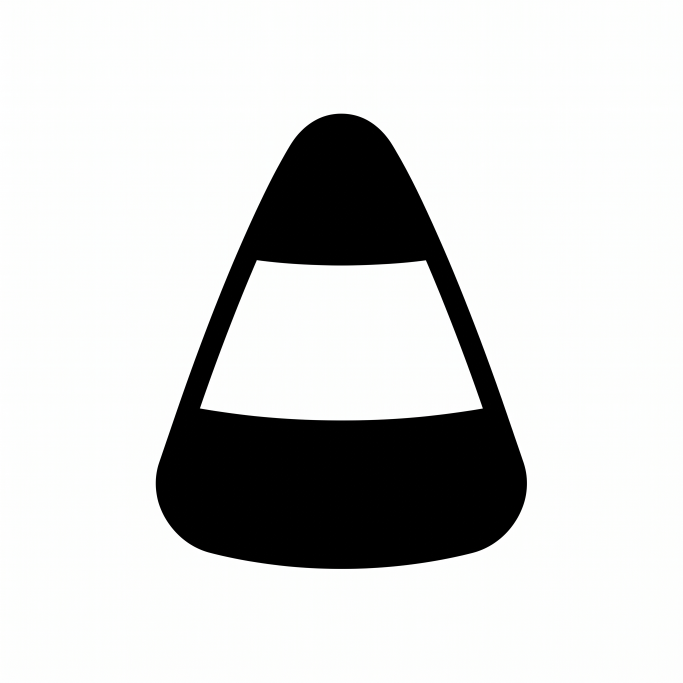
#> input picture artifacts/Black_and_white_candy_corn_2K_20260917235811.jpeg, 2048 x 2048 px (shown at 1/3 size)
$ python -i vectorize.py   (imports and definitions only)
#> lines starting #> are read from the running program, lines starting #| are printed output that depends on the picture; after the words box and inside, x2 and y2 are one past the last pixel; in counts of white or black regions, pixels touching at a corner belong together
"""Trace raster line art into the SVG subset the asset validator accepts.

The book package contract is SVG-only (PRD 17.9) and the subset is narrow (18.5):
filled paths, no strokes, at most 12 subpaths, and no feature or gap thinner than
7 units of a 100-unit viewBox. Supplied artwork is none of those things -- it
arrives as 2048px JPEGs of outlined icons -- so this converts, and the conversion
has to be opinionated rather than faithful.

Two modes, because two print sizes:

``solid``
    For anything that lands inside a maze cell: collectibles, dead-end markers,
    the start and finish. A finale collectible prints at about 5.5 mm, where an
    outlined icon's 4-unit stroke is 0.22 mm and the outline closes up into a
    grey smudge. So the silhouette is filled and only the interior holes wide
    enough to survive the press are kept -- a jack-o'-lantern keeps its face, a
    ghost keeps its eyes, and the hairline between two outline strokes goes away
    because at that size it was never going to print.

``outline``
    For story-page decoration, which prints at 0.6 in and upward. There the
    original line work survives, so it is kept as drawn.

The 12-subpath budget is spent on the largest contours by area; what falls off
the end is speckle and JPEG ringing, which is what the despeckle pass is for.
"""

from __future__ import annotations

import argparse
import math
import sys
from dataclasses import dataclass
from functools import lru_cache
from pathlib import Path

import numpy as np
from PIL import Image

MODE_SOLID = "solid"
MODE_OUTLINE = "outline"


# --------------------------------------------------------------------------- #
# Raster preparation
# --------------------------------------------------------------------------- #


def otsu_threshold(gray: np.ndarray) -> int:
    """Otsu's between-class variance threshold.

    Chosen over a fixed 128 because the supplied art is JPEG: compression puts a
    halo around every black stroke, and where the true threshold sits depends on
    how much white the particular image has.
    """
    histogram = np.bincount(gray.ravel(), minlength=256).astype(np.float64)
    total = histogram.sum()
    weight_bg = np.cumsum(histogram)
    weight_fg = total - weight_bg
    mean_bg = np.cumsum(histogram * np.arange(256)) / np.maximum(weight_bg, 1)
    grand = (histogram * np.arange(256)).sum()
    mean_fg = (grand - np.cumsum(histogram * np.arange(256))) / np.maximum(weight_fg, 1)
    between = weight_bg * weight_fg * (mean_bg - mean_fg) ** 2
    return int(np.argmax(between[:-1]))


def load_mask(path: Path, *, max_side: int = 520, threshold: int | None = None) -> np.ndarray:
    """Load an image as a boolean ink mask, ink True.

    Downsampled first: tracing follows pixel boundaries, so a 2048px source
    yields a contour with tens of thousands of vertices that simplification then
    has to throw away. Resampling with a box filter also averages out JPEG
    ringing before the threshold ever sees it.
    """
    image = Image.open(path).convert("L")
    scale = max_side / max(image.size)
    if scale < 1.0:
        image = image.resize(
            (max(1, round(image.width * scale)), max(1, round(image.height * scale))),
            Image.LANCZOS,
        )
    gray = np.asarray(image, dtype=np.uint8)
    cut = otsu_threshold(gray) if threshold is None else threshold
    return gray <= cut


def _labels(mask: np.ndarray) -> tuple[np.ndarray, int]:
    """4-connected component labels of the True cells. 0 means unlabelled."""
    height, width = mask.shape
    labels = np.zeros((height, width), dtype=np.int32)
    current = 0
    stack: list[tuple[int, int]] = []
    for start_y in range(height):
        for start_x in range(width):
            if not mask[start_y, start_x] or labels[start_y, start_x]:
                continue
            current += 1
            labels[start_y, start_x] = current
            stack.append((start_y, start_x))
            while stack:
                y, x = stack.pop()
                for ny, nx in ((y - 1, x), (y + 1, x), (y, x - 1), (y, x + 1)):
                    if 0 <= ny < height and 0 <= nx < width:
                        if mask[ny, nx] and not labels[ny, nx]:
                            labels[ny, nx] = current
                            stack.append((ny, nx))
    return labels, current


def despeckle(mask: np.ndarray, *, min_fraction: float = 0.002) -> np.ndarray:
    """Drop ink islands too small to be art.

    JPEG ringing around a black stroke survives thresholding as a scatter of
    one- and two-pixel specks. Left in, they eat the subpath budget that the
    actual drawing needs.
    """
    labels, count = _labels(mask)
    if count == 0:
        return mask
    sizes = np.bincount(labels.ravel())
    floor = max(4, int(mask.size * min_fraction))
    keep = {index for index in range(1, count + 1) if sizes[index] >= floor}
    return np.isin(labels, list(keep)) if keep else mask


def _shift(mask: np.ndarray, dy: int, dx: int, *, fill: bool) -> np.ndarray:
    """Translate ``mask`` by (dy, dx), with ``fill`` arriving from outside.

    ``np.roll`` would wrap the bottom row onto the top one, which welds an icon's
    feet to its hat. The padded shift is what makes the morphology below honest
    about the image border.
    """
    if dy == 0 and dx == 0:
        return mask
    out = np.full(mask.shape, fill, dtype=bool)
    height, width = mask.shape
    src_y = slice(max(0, -dy), height - max(0, dy))
    dst_y = slice(max(0, dy), height - max(0, -dy))
    src_x = slice(max(0, -dx), width - max(0, dx))
    dst_x = slice(max(0, dx), width - max(0, -dx))
    if src_y.start < src_y.stop and src_x.start < src_x.stop:
        out[dst_y, dst_x] = mask[src_y, src_x]
    return out


@lru_cache(maxsize=None)
def _disc_offsets(radius: int) -> tuple[tuple[int, int], ...]:
    """Every offset inside a disc of ``radius``, as the structuring element."""
    return tuple(
        (dy, dx)
        for dy in range(-radius, radius + 1)
        for dx in range(-radius, radius + 1)
        if dy * dy + dx * dx <= radius * radius
    )


def dilate(mask: np.ndarray, radius: int) -> np.ndarray:
    """Grow ink by a disc of ``radius``."""
    if radius <= 0:
        return mask
    out = np.zeros_like(mask)
    for dy, dx in _disc_offsets(radius):
        out |= _shift(mask, dy, dx, fill=False)
    return out


def erode(mask: np.ndarray, radius: int, *, border: bool = False) -> np.ndarray:
    """Shrink ink by a disc of ``radius``.

    ``border`` says what lies outside the image. ``False`` treats the frame as
    background, so ink running off the edge is eaten there -- right for ink.
    ``True`` treats it as more of the same, which is what the *background* needs
    when we measure how narrow a channel is: the page does not end at the
    crop.
    """
    if radius <= 0:
        return mask
    out = mask.copy()
    for dy, dx in _disc_offsets(radius):
        out &= _shift(mask, dy, dx, fill=border)
    return out


def opening(mask: np.ndarray, radius: int, *, border: bool = False) -> np.ndarray:
    """Erode then dilate: everything a disc of ``radius`` can actually reach.

    What the opening drops is exactly what is thinner than ``2 * radius`` -- the
    same question the asset validator asks, asked here where it can still be
    fixed.
    """
    if radius <= 0:
        return mask
    return dilate(erode(mask, radius, border=border), radius)


# [28 lines left out: functions thin_regions, inner_radius, not called in this run]


def harden(mask: np.ndarray, *, min_width_px: float, max_steps: int = 10) -> np.ndarray:
    """Widen every part of ``mask`` that is thinner than ``min_width_px``.

    One dilation sized from the widest part of the drawing fixes nothing: a
    spider with a fat body and hairline legs measures as thick and is left alone.
    So the thin set is re-measured each round and grown by a single pixel, which
    also keeps the fix local -- the body stays the size it was drawn.
    """
    radius = max(1, int(round(min_width_px / 2.0)))
    out = mask
    for _ in range(max_steps):
        thin = out & ~opening(out, radius)
        if not thin.any():
            break
        out = out | dilate(thin, 1)
    return out


def close_thin_gaps(mask: np.ndarray, *, min_width_px: float) -> np.ndarray:
    """Weld shut any background channel narrower than ``min_width_px``.

    A gap too narrow to print is not a gap, it is two strokes that will merge on
    paper. Closing it in the file means the file shows what the page will.
    Measured with ``border=True`` so the crop edge is not mistaken for a wall.
    """
    radius = max(1, int(round(min_width_px / 2.0)))
    background = ~mask
    return mask | (background & ~opening(background, radius, border=True))


def fill_thin_holes(mask: np.ndarray, *, min_width_px: float) -> np.ndarray:
    """Keep only the holes wide enough to survive the press.

    One opening decides it for every hole at once: a hole keeps the pixels a
    disc of the minimum width can reach, so a hole with none of them left is a
    hole that would have closed up in ink anyway.
    """
    radius = max(1, int(round(min_width_px / 2.0)))
    background = ~mask
    labels, count = _labels(background)
    if count == 0:
        return mask

    border = set(labels[0, :]) | set(labels[-1, :]) | set(labels[:, 0]) | set(labels[:, -1])
    border.discard(0)

    survivors = opening(background, radius, border=True)
    kept = set(np.unique(labels[survivors])) - {0}

    doomed = [index for index in range(1, count + 1) if index not in border and index not in kept]
    if not doomed:
        return mask
    return mask | np.isin(labels, doomed)


def _fill_interior_background(mask: np.ndarray) -> np.ndarray:
    """Fill every background region that does not reach the image border."""
    labels, count = _labels(~mask)
    if count == 0:
        return mask
    border = set(labels[0, :]) | set(labels[-1, :]) | set(labels[:, 0]) | set(labels[:, -1])
    border.discard(0)
    outside = np.isin(labels, list(border)) if border else np.zeros_like(mask)
    return ~outside


def solidify(mask: np.ndarray, *, min_width_px: float, keep_knockouts: bool = True) -> np.ndarray:
    """Turn line art into a filled silhouette that keeps what it was drawing.

    Printed at 5.5 mm a drawn contour is 0.22 mm and closes up, so the
    silhouette has to carry the icon. The trap is that filling it swallows the
    drawing: a ghost becomes a blob, a gravestone loses its cross, a web becomes
    a triangle. What the eye reads at that size is the *knockout* -- the white
    inside the black -- so the shape is rebuilt from both directions:

    * the body is filled solid, which is what survives the press;
    * every white region enclosed by it is kept as a hole, widened first if it
      is too narrow to stay open;
    * black shapes floating inside the body (how outlined art draws a face) are
      cut out as holes too, which is the same thing one step removed.

    A hole that is still too narrow after widening is filled, because a hole the
    press closes is not a hole -- but that is now the exception rather than what
    happens to every detail in the file.

    ``keep_knockouts=False`` fills the body flat instead. Whether an icon reads
    better hollow or solid at 5.5 mm is a judgement about that one drawing --
    candy corn wants the solid cone, a ghost wants its outline -- so it is
    recorded per asset in the manifest rather than guessed from a threshold
    here.
    """
    labels, count = _labels(mask)
    if count == 0:
        return mask
    sizes = np.bincount(labels.ravel())
    sizes[0] = 0
    body = labels == int(np.argmax(sizes))

    silhouette = _fill_interior_background(body)
    holes = np.zeros_like(mask)

    # White regions enclosed by the body: the eyes, the cross, the web's cells.
    knockouts = silhouette & ~mask
    if keep_knockouts and knockouts.any():
        holes |= harden(knockouts, min_width_px=min_width_px)

    # Black islands floating inside the body, which outlined art uses for the
    # same job. They read as holes once the body around them is filled.
    details = mask & ~body & silhouette
    if details.any():
        holes |= harden(details, min_width_px=min_width_px)

    # A hole may only eat the inside. Widening one near the rim would otherwise
    # bite a notch out of the silhouette and the icon would lose its outline.
    holes &= erode(silhouette, max(1, int(round(min_width_px / 2.0))))

    return fill_thin_holes(silhouette & ~holes, min_width_px=min_width_px)


# --------------------------------------------------------------------------- #
# Contour tracing
# --------------------------------------------------------------------------- #


def trace_contours(mask: np.ndarray) -> list[list[tuple[float, float]]]:
    """Every closed boundary loop between ink and background.

    Walks the unit edges of the pixel lattice rather than the pixel centres, so
    a contour is exact: it is the actual outline of the filled region, not a
    polyline threaded through it. Orientation is consistent, and nesting is left
    for ``fill-rule="evenodd"`` to resolve -- which is why no outer/hole
    bookkeeping appears anywhere in this file.
    """
    padded = np.pad(mask, 1, constant_values=False)
    height, width = padded.shape

    edges: dict[tuple[int, int], list[tuple[int, int]]] = {}
    ys, xs = np.nonzero(padded)
    for y, x in zip(ys.tolist(), xs.tolist()):
        if not padded[y - 1, x]:
            edges.setdefault((x + 1, y), []).append((x, y))
        if not padded[y + 1, x]:
            edges.setdefault((x, y + 1), []).append((x + 1, y + 1))
        if not padded[y, x - 1]:
            edges.setdefault((x, y), []).append((x, y + 1))
        if not padded[y, x + 1]:
            edges.setdefault((x + 1, y + 1), []).append((x + 1, y))

    contours: list[list[tuple[float, float]]] = []
    while edges:
        start = next(iter(edges))
        loop = [start]
        current = start
        while True:
            outgoing = edges.get(current)
            if not outgoing:
                break
            nxt = outgoing.pop()
            if not outgoing:
                del edges[current]
            loop.append(nxt)
            current = nxt
            if current == start:
                break
        if len(loop) >= 4:
            contours.append([(float(x - 1), float(y - 1)) for x, y in loop])
    return contours


def simplify(points: list[tuple[float, float]], tolerance: float) -> list[tuple[float, float]]:
    """Douglas-Peucker, applied to a closed ring."""
    if len(points) < 4 or tolerance <= 0:
        return points

    def walk(chunk: list[tuple[float, float]]) -> list[tuple[float, float]]:
        if len(chunk) < 3:
            return chunk
        (x0, y0), (x1, y1) = chunk[0], chunk[-1]
        dx, dy = x1 - x0, y1 - y0
        length = math.hypot(dx, dy)
        worst, index = -1.0, 0
        for i in range(1, len(chunk) - 1):
            px, py = chunk[i]
            if length == 0:
                distance = math.hypot(px - x0, py - y0)
            else:
                distance = abs(dy * px - dx * py + x1 * y0 - y1 * x0) / length
            if distance > worst:
                worst, index = distance, i
        if worst <= tolerance:
            return [chunk[0], chunk[-1]]
        return walk(chunk[: index + 1])[:-1] + walk(chunk[index:])

    ring = points if points[0] == points[-1] else points + [points[0]]
    simplified = walk(ring)
    return simplified[:-1] if len(simplified) > 3 else points


def ring_area(points: list[tuple[float, float]]) -> float:
    total = 0.0
    for (x0, y0), (x1, y1) in zip(points, points[1:] + points[:1]):
        total += x0 * y1 - x1 * y0
    return abs(total) / 2.0


# --------------------------------------------------------------------------- #
# SVG emission
# --------------------------------------------------------------------------- #


def _n(value: float) -> str:
    text = f"{value:.2f}".rstrip("0").rstrip(".")
    return "0" if text in ("", "-0") else text


@dataclass(frozen=True, slots=True)
class TraceResult:
    svg: str
    subpaths: int
    coverage: float
    min_feature_units: float
    thin_px: int = 0


# [34 lines left out: function to_svg, not called in this run]


def vectorize(
    path: Path,
    *,
    mode: str = MODE_SOLID,
    max_subpaths: int = 12,
    min_feature_units: float = 7.0,
    keep_knockouts: bool = True,
    padding: float = 8.0,
    tolerance_units: float = 0.35,
    title: str | None = None,
    trim_border: int = 2,
) -> TraceResult:
    mask = load_mask(path)
#> in load_mask, `image = image.resize( (max(1, round(image.width * scale)), max(1, roun..`:
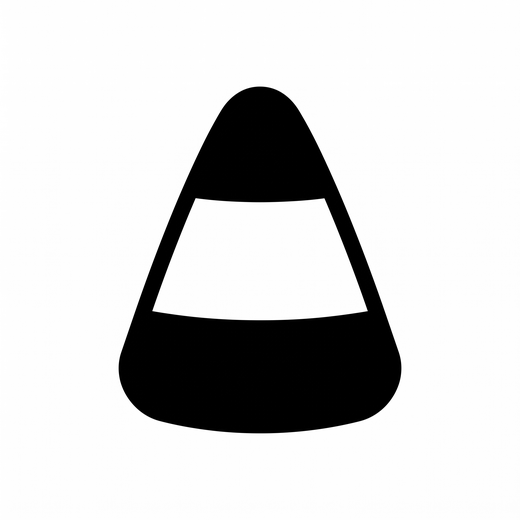
#> image: PIL image 520x520 L; min 0, max 255, mean 211
#> in otsu_threshold, `histogram = np.bincount(gray.ravel(), minlength=256).astype(np.float64)`: histogram = 256 values, max 195019 at index 254, min 1 at index 99, mean 1056.2
#> in otsu_threshold, `total = histogram.sum()`: total = 270400
#> in otsu_threshold, `weight_bg = np.cumsum(histogram)`: weight_bg = 256 values from 39784 to 270400
#> in otsu_threshold, `weight_fg = total - weight_bg`: weight_fg = 256 values, max 230616 at index 0, min 0 at index 255, mean 222858.2
#> in otsu_threshold, `mean_bg = np.cumsum(histogram * np.arange(256)) / np.maximum(weight_bg..`: mean_bg = 256 values from 0 to 211
#> in otsu_threshold, `grand = (histogram * np.arange(256)).sum()`: grand = 57051709
#> in otsu_threshold, `mean_fg = (grand - np.cumsum(histogram * np.arange(256))) / np.maximum..`: mean_fg = 256 values, max 255 at index 254, min 0 at index 255, mean 252.6
#> in otsu_threshold, `between = weight_bg * weight_fg * (mean_bg - mean_fg) ** 2`: between = 256 values, max 6.54e+14 at index 127, min 0 at index 255, mean 6.45e+14
#> in load_mask, `cut = otsu_threshold(gray) if threshold is None else threshold`: cut = 127
#> in load_mask, `return gray <= cut`:
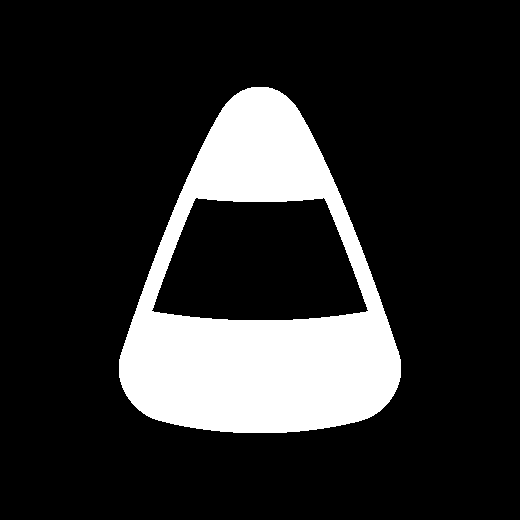
#> returned value: shape (520, 520) bool; 16.9% white; 1 white region, box (x1, y1, x2, y2) and area: (119, 87, 401, 433) 45710
    if trim_border:
        mask[:trim_border, :] = mask[-trim_border:, :] = False
        mask[:, :trim_border] = mask[:, -trim_border:] = False
    mask = despeckle(mask)
#> in despeckle, `labels, count = _labels(mask)`: count = 1
#> in despeckle, `sizes = np.bincount(labels.ravel())`: sizes = [224690, 45710]
#> in despeckle, `keep = {index for index in range(1, count + 1) if sizes[index] >= floor}`: keep = 1 item
    if not mask.any():
        raise ValueError(f"{path.name}: no ink found after thresholding")

    # Work out how many source pixels one viewBox unit will be worth, so the
    # 7-unit rule can be enforced in the raster where it is cheap to fix.
    ys, xs = np.nonzero(mask)
    span_px = max(xs.max() - xs.min(), ys.max() - ys.min()) or 1
#> span_px = 345
    px_per_unit = span_px / (100.0 - 2.0 * padding)
#> px_per_unit = 4.11

    # Fix the raster to a *wider* minimum than the rule asks for. Simplification
    # is allowed to move a vertex by ``tolerance``, so a corrected gap can close
    # back to ``min - 2 * tolerance`` before it is ever written, and the pixel
    # lattice itself is worth another unit. Aiming exactly at the limit is how
    # the first run produced three files that were right in the mask and thin in
    # the file.
    target_units = min_feature_units + 2.0 * tolerance_units + 1.5
    min_width_px = target_units * px_per_unit
#> min_width_px = 37.79

    if mode == MODE_SOLID:
        mask = solidify(mask, min_width_px=min_width_px, keep_knockouts=keep_knockouts)
#> in solidify, `labels, count = _labels(mask)`: count = 1
#> in solidify, `sizes = np.bincount(labels.ravel())`: sizes = [224690, 45710]
#> after the loop in _labels (call 3), `for start_y in range(height):`:
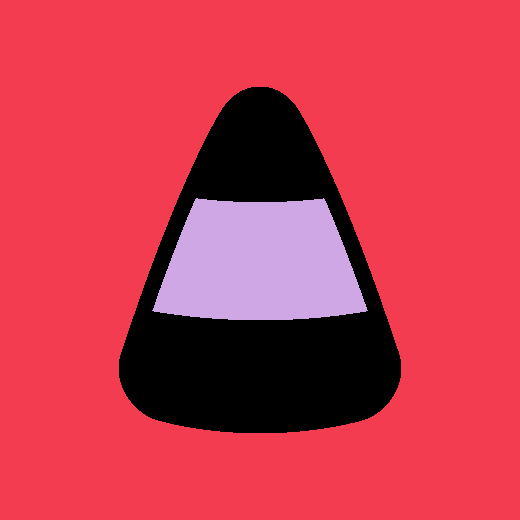
#> labels: shape (520, 520) int32; 3 distinct labels, from 0 to 2; one colour per label, 0 black
#> in _fill_interior_background, `labels, count = _labels(~mask)`: count = 2
#> in _fill_interior_background, `border = set(labels[0, :]) | set(labels[-1, :]) | set(labels[:, 0]) | ..`: border = 1 item
#> in solidify, `knockouts = silhouette & ~mask`:
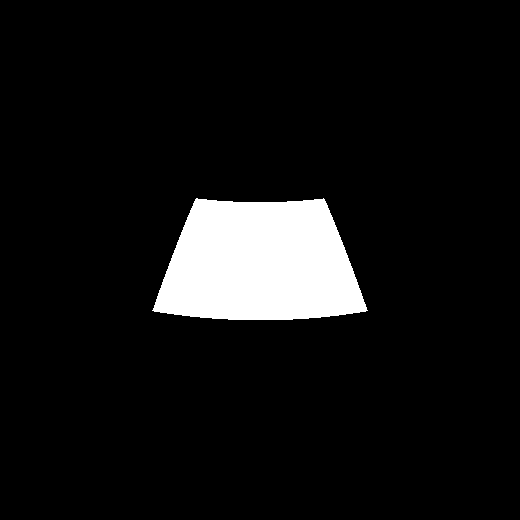
#> knockouts: shape (520, 520) bool; 7.6% white; 1 white region, box (x1, y1, x2, y2) and area: (152, 198, 368, 320) 20597
#> in harden, `radius = max(1, int(round(min_width_px / 2.0)))`: radius = 19
#> after the loop in harden, `for _ in range(max_steps):`:
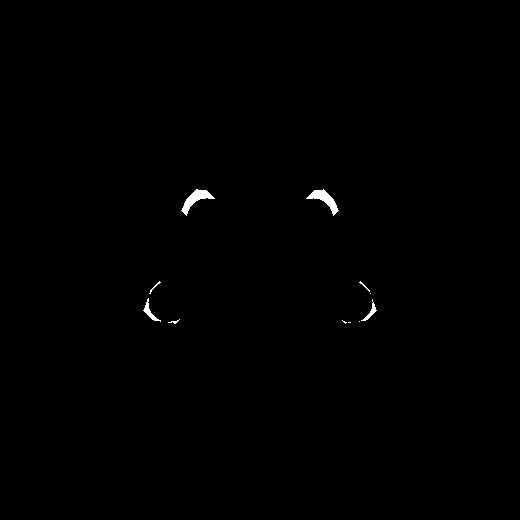
#> thin: shape (520, 520) bool; 0.33% white; 11 white regions (4 under 20 px), largest, box (x1, y1, x2, y2) and area: (181, 189, 215, 216) 310, (306, 189, 339, 216) 302, (143, 298, 161, 322) 109
#> after the loop in erode (call 11), `for dy, dx in _disc_offsets(radius):`:
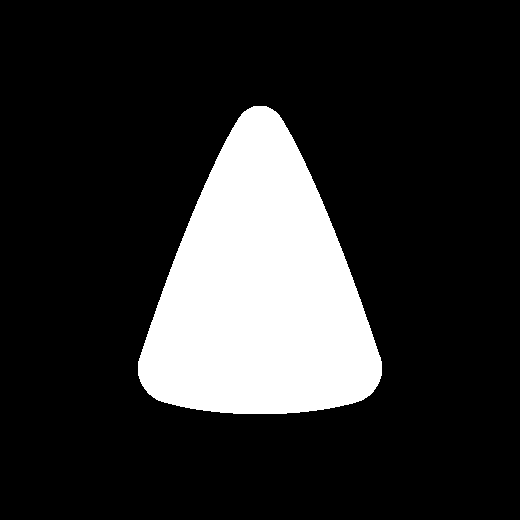
#> out: shape (520, 520) bool; 18% white; 1 white region, box (x1, y1, x2, y2) and area: (138, 106, 382, 414) 48559
#> in solidify, `holes &= erode(silhouette, max(1, int(round(min_width_px / 2.0))))`:
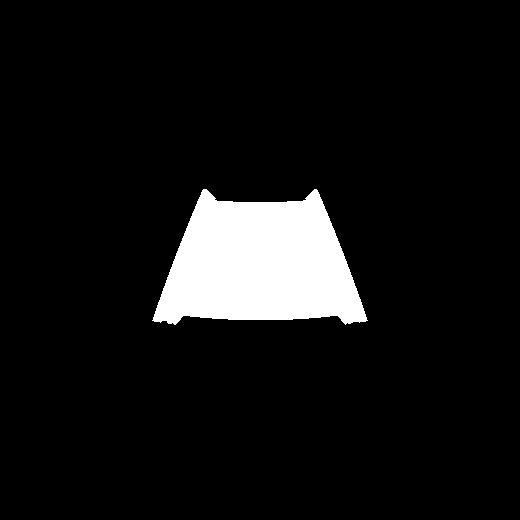
#> holes: shape (520, 520) bool; 7.6% white; 1 white region, box (x1, y1, x2, y2) and area: (152, 189, 368, 325) 20567
#> (the rest of the program and of its run is left out)
